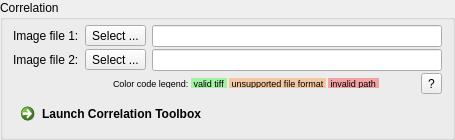
     <widget class="QGroupBox" name="Correlation">
      <property name="minimumSize">
       <size>
        <width>0</width>
        <height>100</height>
       </size>
      </property>
      <property name="maximumSize">
       <size>
        <width>16777215</width>
        <height>140</height>
       </size>
      </property>
      <property name="autoFillBackground">
       <bool>false</bool>
      </property>
      <property name="title">
       <string>Correlation</string>
      </property>
      <layout class="QVBoxLayout" name="verticalLayout_4">
       <property name="spacing">
        <number>2</number>
       </property>
       <property name="leftMargin">
        <number>10</number>
       </property>
       <property name="topMargin">
        <number>5</number>
       </property>
       <property name="rightMargin">
        <number>10</number>
       </property>
       <property name="bottomMargin">
        <number>5</number>
       </property>
       <item>
        <layout class="QHBoxLayout" name="horizontalLayout_3">
         <property name="spacing">
          <number>6</number>
         </property>
         <item>
          <widget class="QLabel" name="label_5">
           <property name="text">
            <string>Image file 1:</string>
           </property>
          </widget>
         </item>
         <item>
          <widget class="QToolButton" name="toolButton_selectImage1">
           <property name="text">
            <string>Select ...</string>
           </property>
          </widget>
         </item>
         <item>
          <widget class="QLineEditFilePath" name="lineEdit_selectImage1">
           <property name="minimumSize">
            <size>
             <width>0</width>
             <height>20</height>
            </size>
           </property>
           <property name="frame">
            <bool>true</bool>
           </property>
           <property name="dragEnabled">
            <bool>true</bool>
           </property>
           <property name="readOnly">
            <bool>false</bool>
           </property>
          </widget>
         </item>
        </layout>
       </item>
       <item>
        <layout class="QHBoxLayout" name="horizontalLayout_6">
         <property name="spacing">
          <number>6</number>
         </property>
         <item>
          <widget class="QLabel" name="label_6">
           <property name="text">
            <string>Image file 2:</string>
           </property>
          </widget>
         </item>
         <item>
          <widget class="QToolButton" name="toolButton_selectImage2">
           <property name="text">
            <string>Select ...</string>
           </property>
          </widget>
         </item>
         <item>
          <widget class="QLineEditFilePath" name="lineEdit_selectImage2">
           <property name="minimumSize">
            <size>
             <width>0</width>
             <height>20</height>
            </size>
           </property>
           <property name="readOnly">
            <bool>false</bool>
           </property>
          </widget>
         </item>
        </layout>
       </item>
       <item>
        <layout class="QHBoxLayout" name="horizontalLayout_7">
         <item>
          <spacer name="horizontalSpacer_6">
           <property name="orientation">
            <enum>Qt::Horizontal</enum>
           </property>
           <property name="sizeType">
            <enum>QSizePolicy::Fixed</enum>
           </property>
           <property name="sizeHint" stdset="0">
            <size>
             <width>100</width>
             <height>10</height>
            </size>
           </property>
          </spacer>
         </item>
         <item>
          <widget class="QLabel" name="label_12">
           <property name="maximumSize">
            <size>
             <width>16777215</width>
             <height>10</height>
            </size>
           </property>
           <property name="font">
            <font>
             <pointsize>7</pointsize>
            </font>
           </property>
           <property name="text">
            <string>Color code legend:</string>
           </property>
          </widget>
         </item>
         <item>
          <widget class="QLabel" name="label_10">
           <property name="minimumSize">
            <size>
             <width>0</width>
             <height>0</height>
            </size>
           </property>
           <property name="maximumSize">
            <size>
             <width>16777215</width>
             <height>10</height>
            </size>
           </property>
           <property name="font">
            <font>
             <pointsize>7</pointsize>
            </font>
           </property>
           <property name="styleSheet">
            <string notr="true">background-color: rgba(0,255,0,80);</string>
           </property>
           <property name="text">
            <string> valid tiff </string>
           </property>
          </widget>
         </item>
         <item>
          <widget class="QLabel" name="label_11">
           <property name="maximumSize">
            <size>
             <width>16777215</width>
             <height>10</height>
            </size>
           </property>
           <property name="font">
            <font>
             <pointsize>7</pointsize>
            </font>
           </property>
           <property name="styleSheet">
            <string notr="true">background-color: rgba(255,120,0,80);</string>
           </property>
           <property name="text">
            <string> unsupported file format </string>
           </property>
          </widget>
         </item>
         <item>
          <widget class="QLabel" name="label_9">
           <property name="minimumSize">
            <size>
             <width>0</width>
             <height>0</height>
            </size>
           </property>
           <property name="maximumSize">
            <size>
             <width>16777215</width>
             <height>10</height>
            </size>
           </property>
           <property name="font">
            <font>
             <pointsize>7</pointsize>
            </font>
           </property>
           <property name="styleSheet">
            <string notr="true">background-color: rgba(255,0,0,80);</string>
           </property>
           <property name="text">
            <string> invalid path </string>
           </property>
          </widget>
         </item>
         <item>
          <spacer name="horizontalSpacer">
           <property name="orientation">
            <enum>Qt::Horizontal</enum>
           </property>
           <property name="sizeHint" stdset="0">
            <size>
             <width>40</width>
             <height>10</height>
            </size>
           </property>
          </spacer>
         </item>
         <item>
          <widget class="QToolButton" name="toolButton_CorrelationHelp">
           <property name="text">
            <string>?</string>
           </property>
          </widget>
         </item>
        </layout>
       </item>
       <item>
        <layout class="QHBoxLayout" name="horizontalLayout_9">
         <item>
          <widget class="QCommandLinkButton" name="commandLinkButton_correlate">
           <property name="enabled">
            <bool>true</bool>
           </property>
           <property name="text">
            <string>Launch Correlation Toolbox</string>
           </property>
          </widget>
         </item>
         <item>
          <spacer name="horizontalSpacer_7">
           <property name="orientation">
            <enum>Qt::Horizontal</enum>
           </property>
           <property name="sizeHint" stdset="0">
            <size>
             <width>40</width>
             <height>20</height>
            </size>
           </property>
          </spacer>
         </item>
        </layout>
       </item>
      </layout>
     </widget>
